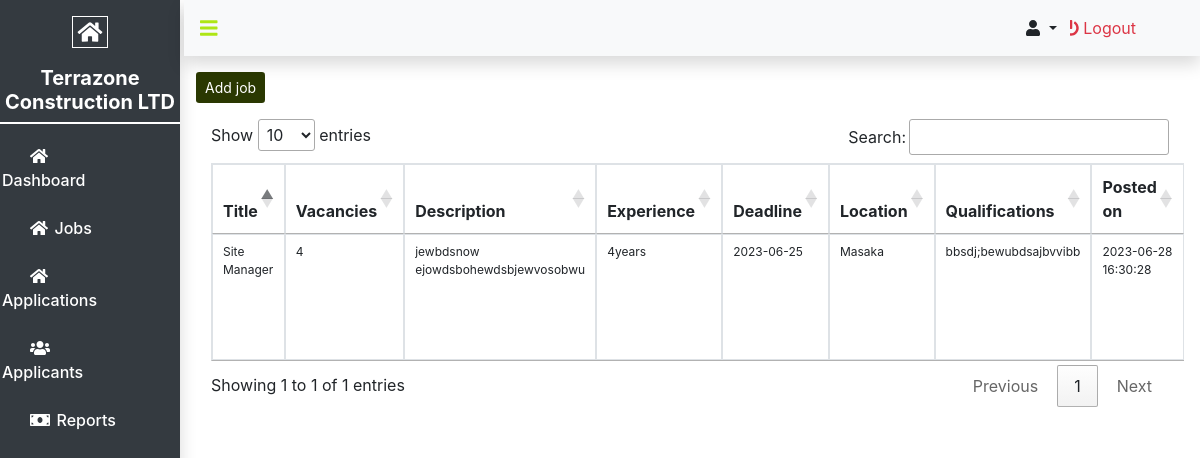
Screenshot of /admin/jobs.php (signed in) with the database file from the repository.
### tables this page shows
CREATE TABLE `jobs` (
  `id` int(11) NOT NULL,
  `job_title` varchar(100) NOT NULL,
  `type` varchar(50) NOT NULL,
  `vacancies` int(11) NOT NULL,
  `description` varchar(400) NOT NULL,
  `experience` varchar(100) NOT NULL,
  `deadline` date NOT NULL,
  `location` varchar(100) NOT NULL,
  `qualifications` varchar(400) NOT NULL,
  `status` int(11) NOT NULL,
  `post_date` timestamp NOT NULL DEFAULT current_timestamp() ON UPDATE current_timestamp()
);

### admin/jobs.php (the view, shortened to what this page needs)
<?php
include('includes/session.php');
include('includes/header.php');
?>
<main class="main">
    <?php include('includes/sidebar.php'); ?>
    <div class="content">
        <?php include('includes/navbar.php'); ?>
        <div class="inner-content m-3">
            <div class="header">
                <a href="" class="btn btn-sm text-white add-job" style="background-color: #2a3801;">Add job</a>
            </div>
            <div class="table mt-3 col-lg-12">
                <table id="jobTable" class="table table-bordered">
                    <thead>
                        <tr>
                            <th>Title</th>
                            <th>Vacancies</th>
                            <th>Description</th>
                            <th>Experience</th>
                            <th>Deadline</th>
                            <th>Location</th>
                            <th>Qualifications</th>
                            <th>Posted on</th>
                        </tr>
                    </thead>
                    <tbody style="font-size: 12px;">
                        <?php
                        $select = $conn->query("select * from jobs");
                        while($row = $select->fetch_assoc())
                        {
                            ?>
                            <tr>
                                <td><?= $row['job_title'] ?></td>
                                <td><?= $row['vacancies'] ?></td>
                                <td><?= $row['description'] ?></td>
                                <td><?= $row['experience']. 'years' ?></td>
                                <td><?= $row['deadline'] ?></td>
                                <td><?= $row['location'] ?></td>
                                <td><?= $row['qualifications'] ?></td>
                                <td><?= $row['post_date'] ?></td>
                            </tr>
                            <?php
                        }
                        ?>
                    </tbody>
                </table>
            </div>
        </div>
    </div>
</main>
<?php include('includes/footer.php'); ?>

### admin/includes/style.css (style rules this page uses)
* { margin: 0; padding: 0; box-sizing: border-box; }
.main { display: flex; }
.content { width: 85%; }
.inner-content { overflow: hidden; height: 90vh; overflow-y: scroll; }

### rows the page displays
jobs: job_title "Site Manager", vacancies "4", description "jewbdsnow ejowdsbohewdsbjewvosobwu", experience "4", deadline "2023-06-25", location "Masaka", qualifications "bbsdj;bewubdsajbvvibb", post_date "2023-06-28 16:30:28"
